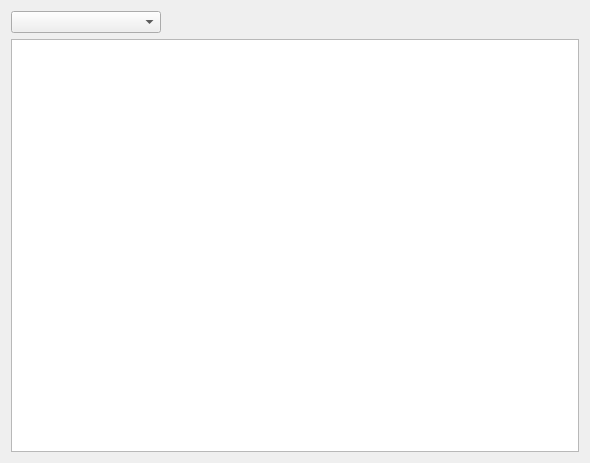
<?xml version="1.0" encoding="UTF-8"?>
<ui version="4.0">
 <class>Dialog</class>
 <widget class="QDialog" name="Dialog">
  <property name="geometry">
   <rect>
    <x>0</x>
    <y>0</y>
    <width>590</width>
    <height>463</height>
   </rect>
  </property>
  <property name="windowTitle">
   <string>Πίνακες Εφαρμογής</string>
  </property>
  <layout class="QVBoxLayout" name="verticalLayout">
   <item>
    <layout class="QHBoxLayout" name="horizontalLayout">
     <item>
      <widget class="QComboBox" name="c_tables">
       <property name="minimumSize">
        <size>
         <width>150</width>
         <height>0</height>
        </size>
       </property>
      </widget>
     </item>
     <item>
      <spacer name="horizontalSpacer">
       <property name="orientation">
        <enum>Qt::Horizontal</enum>
       </property>
       <property name="sizeHint" stdset="0">
        <size>
         <width>40</width>
         <height>20</height>
        </size>
       </property>
      </spacer>
     </item>
    </layout>
   </item>
   <item>
    <widget class="QTableView" name="tb_table">
     <property name="editTriggers">
      <set>QAbstractItemView::DoubleClicked</set>
     </property>
    </widget>
   </item>
  </layout>
 </widget>
 <resources/>
 <connections/>
</ui>
